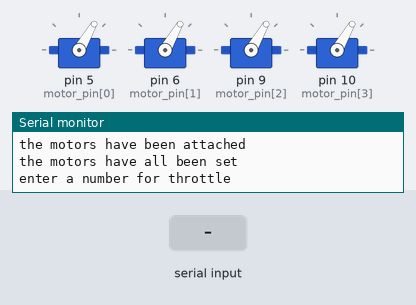
This sketch was run on a simulated Arduino Uno, built with avr-gcc and run on an emulated ATmega328P. Shown: 4 × servo, the last lines printed to the serial monitor. Inputs (shaded band) come from the test bench.

Above: at 1.2 s.
1.3 s: "90,45\n" received over Serial
At 3.5 s:
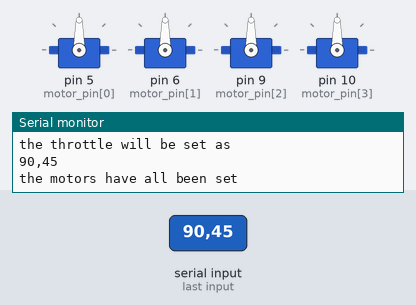
3.8 s: "3\n" received over Serial
At 5.4 s:
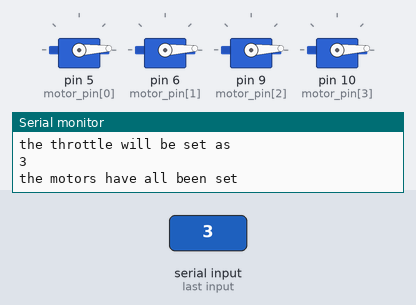
6.3 s: "30,150\n" received over Serial
At 8.5 s:
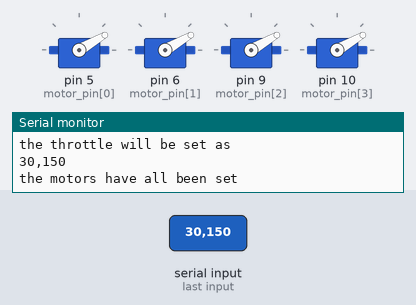
8.8 s: "200\n" received over Serial
At 10.5 s:
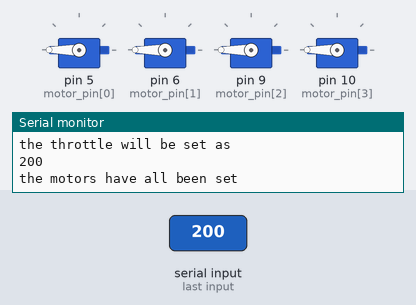
11.3 s: "90\n" received over Serial
At 13.5 s:
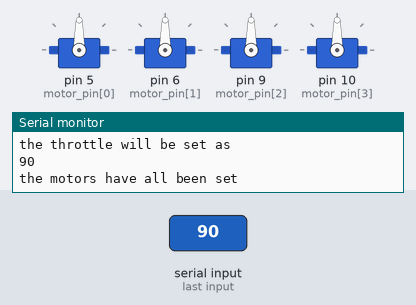
Timing chart, 0 to 14.8 s (numbered marks = the images above; inputs shaded):
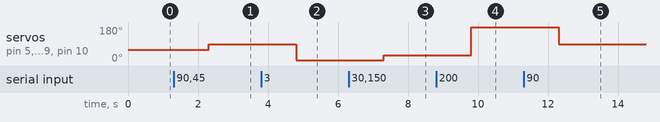

The sketch:

ESCtesting.ino
```cpp
#include <Servo.h>

// 支援 PWM 的 pin 腳
int motor_pin[4] = {
	5, 6, 9, 10};

// 四個馬達
Servo motor[4];

// 四個油門（出力）
//int throttle[4] = {
//	20, 20 ,20 ,20};

// Arduino 初始化
void setup(){
  Serial.begin(9600);
  int c;
  // 初始化油門輸出量，馬達對應到的腳位
  for(c=0; c<4; c++){
    //throttle[c] = 15;
    motor[c].attach(motor_pin[c]);
    if(c==3){
      Serial.print("the motors have been attached");
      Serial.print('\n');
    }
  }
  setAllThrottle(60);

  Serial.print("enter a number for throttle");
  Serial.print('\n');
}

void loop(){

  if(Serial.available()>0){
    String input = Serial.readString();
    Serial.print("the throttle will be set as ");
    Serial.print('\n');
    Serial.print(input);
    Serial.print('\n');

    setAllThrottle(input.toInt());
  }


}

void setAllThrottle(int th) {
  int c;
  for(c=0; c<4; c++) {
    // 將資料送給 ESC
    motor[c].write(th);
    if(c==3){
      Serial.print("the motors have all been set");
      Serial.print('\n');
    }
  }
}
```

Measured:
- after the input at 1.3 s, servo on pin 5 (motor_pin[0]), servo on pin 6 (motor_pin[1]), servo on pin 9 (motor_pin[2]), servo on pin 10 (motor_pin[3]): 60° → 90° after 1.0 s
- after the input at 3.8 s, servo on pin 5 (motor_pin[0]), servo on pin 6 (motor_pin[1]), servo on pin 9 (motor_pin[2]), servo on pin 10 (motor_pin[3]): 90° → 3° after 1.0 s
- after the input at 6.3 s, servo on pin 5 (motor_pin[0]), servo on pin 6 (motor_pin[1]), servo on pin 9 (motor_pin[2]), servo on pin 10 (motor_pin[3]): 3° → 30° after 1.0 s
- after the input at 8.8 s, servo on pin 5 (motor_pin[0]), servo on pin 6 (motor_pin[1]), servo on pin 9 (motor_pin[2]), servo on pin 10 (motor_pin[3]): 30° → 180° after 1.0 s
- after the input at 11.3 s, servo on pin 5 (motor_pin[0]), servo on pin 6 (motor_pin[1]), servo on pin 9 (motor_pin[2]), servo on pin 10 (motor_pin[3]): 180° → 90° after 1.0 s
